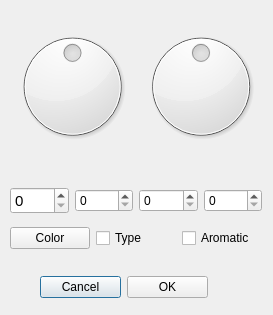
<?xml version="1.0" encoding="UTF-8"?>
<ui version="4.0">
 <class>DialogRing</class>
 <widget class="QDialog" name="DialogRing">
  <property name="geometry">
   <rect>
    <x>0</x>
    <y>0</y>
    <width>273</width>
    <height>315</height>
   </rect>
  </property>
  <property name="windowTitle">
   <string>Color and Radius of Ring</string>
  </property>
  <widget class="QWidget" name="">
   <property name="geometry">
    <rect>
     <x>11</x>
     <y>11</y>
     <width>251</width>
     <height>151</height>
    </rect>
   </property>
   <layout class="QHBoxLayout" name="horizontalLayout_4">
    <item>
     <widget class="QDial" name="dialRadius">
      <property name="maximum">
       <number>200</number>
      </property>
      <property name="singleStep">
       <number>5</number>
      </property>
      <property name="pageStep">
       <number>20</number>
      </property>
      <property name="value">
       <number>100</number>
      </property>
      <property name="view_option_name" stdset="0">
       <string>atom_scale</string>
      </property>
     </widget>
    </item>
    <item>
     <widget class="QDial" name="dialSize">
      <property name="maximum">
       <number>200</number>
      </property>
      <property name="singleStep">
       <number>5</number>
      </property>
      <property name="pageStep">
       <number>20</number>
      </property>
      <property name="value">
       <number>100</number>
      </property>
      <property name="view_option_name" stdset="0">
       <string>atom_scale</string>
      </property>
     </widget>
    </item>
   </layout>
  </widget>
  <widget class="QWidget" name="">
   <property name="geometry">
    <rect>
     <x>40</x>
     <y>270</y>
     <width>168</width>
     <height>34</height>
    </rect>
   </property>
   <layout class="QHBoxLayout" name="horizontalLayout">
    <item>
     <widget class="QPushButton" name="pushButton_cancel">
      <property name="text">
       <string>Cancel</string>
      </property>
     </widget>
    </item>
    <item>
     <widget class="QPushButton" name="pushButton_ok">
      <property name="text">
       <string>OK</string>
      </property>
     </widget>
    </item>
   </layout>
  </widget>
  <widget class="QWidget" name="">
   <property name="geometry">
    <rect>
     <x>10</x>
     <y>180</y>
     <width>252</width>
     <height>77</height>
    </rect>
   </property>
   <layout class="QVBoxLayout" name="verticalLayout">
    <item>
     <layout class="QHBoxLayout" name="horizontalLayout_2">
      <item>
       <widget class="QSpinBox" name="spinBox_red">
        <property name="font">
         <font>
          <pointsize>11</pointsize>
         </font>
        </property>
        <property name="wrapping">
         <bool>false</bool>
        </property>
        <property name="frame">
         <bool>true</bool>
        </property>
        <property name="maximum">
         <number>255</number>
        </property>
        <property name="singleStep">
         <number>3</number>
        </property>
       </widget>
      </item>
      <item>
       <widget class="QSpinBox" name="spinBox_green">
        <property name="maximum">
         <number>255</number>
        </property>
        <property name="singleStep">
         <number>3</number>
        </property>
       </widget>
      </item>
      <item>
       <widget class="QSpinBox" name="spinBox_blue">
        <property name="maximum">
         <number>255</number>
        </property>
        <property name="singleStep">
         <number>3</number>
        </property>
       </widget>
      </item>
      <item>
       <widget class="QSpinBox" name="spinBox_opacity">
        <property name="maximum">
         <number>255</number>
        </property>
        <property name="singleStep">
         <number>3</number>
        </property>
       </widget>
      </item>
     </layout>
    </item>
    <item>
     <layout class="QHBoxLayout" name="horizontalLayout_3">
      <item>
       <widget class="QPushButton" name="pushButton_color">
        <property name="text">
         <string>Color</string>
        </property>
       </widget>
      </item>
      <item>
       <widget class="QCheckBox" name="checkBox_type">
        <property name="text">
         <string>Type</string>
        </property>
       </widget>
      </item>
      <item>
       <widget class="QCheckBox" name="checkBox_aromatic">
        <property name="text">
         <string>Aromatic</string>
        </property>
       </widget>
      </item>
     </layout>
    </item>
   </layout>
  </widget>
 </widget>
 <resources/>
 <connections/>
</ui>
